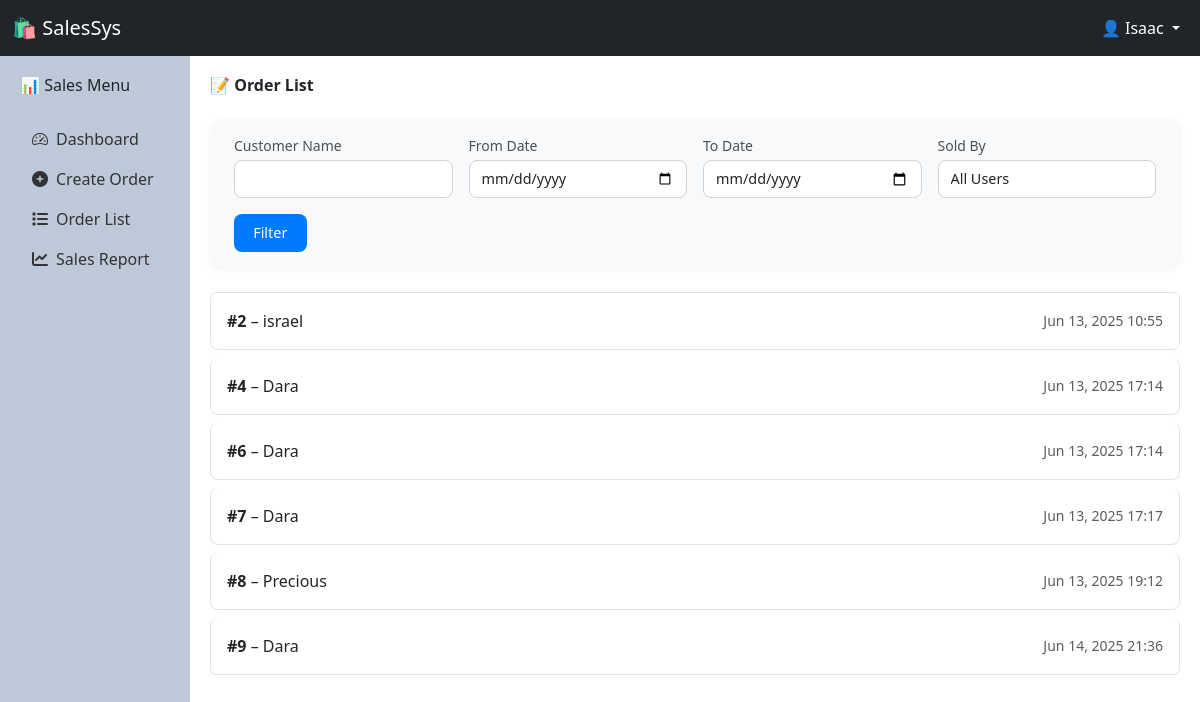
The page /sale/orders/ (signed in) on the database its author committed.
### core/models.py (models this page shows, shortened)
class CustomUser(AbstractUser):
    ROLE_CHOICES = (
        ('admin_panel', 'Administrator'),
        ('storekeeper', 'Store Keeper'),
        ('salesperson', 'Sales Person')
    )
    role = models.CharField(max_length=40, choices=ROLE_CHOICES)
    def is_salesperson(self):
        return self.role == 'salesperson'

### sales/models.py (models this page shows, shortened)
class Order(models.Model):
    customer_name = models.CharField(max_length=200)
    sold_by = models.ForeignKey(settings.AUTH_USER_MODEL, on_delete=models.SET_NULL, null=True)
    created_at = models.DateTimeField(auto_now_add=True)

### sales/views.py (the view)
# urls.py: path('order', views.order_list, name='list'),
@login_required
@user_passes_test(is_salesperson)
def order_list(request):
    orders = Order.objects.all().select_related('sold_by')
    customer = request.GET.get('customer')
    start_date = request.GET.get('start_date')
    end_date = request.GET.get('end_date')
    user_id = request.GET.get('user')
    if customer:
        orders = orders.filter(customer_name__icontains=customer)
    if start_date:
        orders = orders.filter(created_at__date__gte=start_date)
    if end_date:
        orders = orders.filter(created_at__date__lte=end_date)
    if user_id:
        orders = orders.filter(sold_by_id=user_id)
    users = User.objects.all()
    return render(request, 'sales/order_list.html', {
        'orders': orders,
        'users': users
    })

### sales/views.py (called while the page is built)
def is_salesperson(user):
    return user.is_authenticated and user.is_salesperson()

### sales/templates/sales/order_list.html (shortened to what this page needs)
{% extends 'sale_base.html' %}
{% block content %}
<div class="order-list-container">
    <h3 class="mb-4 fw-bold">📝 Order List</h3>
    <form method="get" class="filter-form">
        <div class="form-group">
            <label for="customer">Customer Name</label>
            <input type="text" id="customer" name="customer" class="form-control"
                   value="{{ request.GET.customer }}">
        </div>
        <div class="form-group">
            <label for="start_date">From Date</label>
            <input type="date" id="start_date" name="start_date" class="form-control"
                   value="{{ request.GET.start_date }}">
        </div>
        <div class="form-group">
            <label for="end_date">To Date</label>
            <input type="date" id="end_date" name="end_date" class="form-control"
                   value="{{ request.GET.end_date }}">
        </div>
        <div class="form-group">
            <label for="user">Sold By</label>
            <select name="user" id="user" class="form-control">
                <option value="">All Users</option>
            </select>
        </div>
        <div class="form-group">
            <button type="submit" class="filter-btn">Filter</button>
        </div>
    </form>
    {% if orders %}
        <div class="list-group">
            {% for order in orders %}
                <a href="{% url 'detail' order.id %}" class="list-group-item list-group-item-action">
                    <div>
                        <strong class="order-id">#{{ order.id }}</strong> – {{ order.customer_name }}
                    </div>
                    <div class="text-muted small">{{ order.created_at|date:"M d, Y H:i" }}</div>
                </a>
            {% endfor %}
        </div>
    {% else %}
        <div class="no-orders">
            No orders found.
        </div>
    {% endif %}
</div>
{% endblock %}

### templates/sale_base.html (shortened to what this page needs)
<!DOCTYPE html>
<html lang="en">
<head>
    {% load static %}
    <link href="https://cdn.jsdelivr.net/npm/bootstrap@5.3.0/dist/css/bootstrap.min.css" rel="stylesheet">
    <link href="https://cdnjs.cloudflare.com/ajax/libs/font-awesome/6.4.0/css/all.min.css" rel="stylesheet">
    <link href="https://cdnjs.cloudflare.com/ajax/libs/toastr.js/latest/toastr.min.css" rel="stylesheet">
    <link rel="stylesheet" href="{% static 'css/sale.css' %}">
    <link href="https://cdn.jsdelivr.net/npm/tailwindcss@2.2.19/dist/tailwind.min.css" rel="stylesheet">
    <link rel="stylesheet" href="https://cdn.jsdelivr.net/npm/bootstrap-icons@1.13.1/font/bootstrap-icons.min.css">
</head>
<body>
<nav class="navbar navbar-expand-lg navbar-dark bg-dark fixed-top">
    <div class="container-fluid">
        <a class="navbar-brand" href="{% url 'create_order' %}">🛍️ SalesSys</a>
        <div class="collapse navbar-collapse justify-content-end" id="navbarContent">
            <ul class="navbar-nav mb-2 mb-lg-0">
                {% if request.user.is_authenticated %}
                    <li class="nav-item dropdown">
                        <a class="nav-link dropdown-toggle text-white" href="#" id="userDropdown" role="button" data-bs-toggle="dropdown">
                            👤 {{ request.user.username }}
                        </a>
                    </li>
                {% else %}
                    <li class="nav-item">
                        <a class="nav-link" href="{% url 'login' %}">Login</a>
                    </li>
                    <li class="nav-item">
                    </li>
                {% endif %}
            </ul>
        </div>
    </div>
</nav>
<div class="d-flex">
    <div class="sidebar">
        <h5 class="mb-4">📊 Sales Menu</h5>
        <ul class="nav flex-column">
            <li class="nav-item">
                <a href="{% url 'dashboard_sale' %}" class="nav-link">
                    <i class="bi bi-speedometer2 me-2"></i>Dashboard
                </a>
            </li>
            <li class="nav-item">
                <a href="{% url 'create_order' %}" class="nav-link">
                    <i class="fas fa-plus-circle me-2"></i>Create Order
                </a>
            </li>
            <li class="nav-item">
                <a href="{% url 'order_list' %}" class="nav-link">
                    <i class="fas fa-list me-2"></i>Order List
                </a>
            </li>
            <li class="nav-item">
                <a href="{% url 'sales_report' %}" class="nav-link">
                    <i class="fas fa-chart-line me-2"></i>Sales Report
                </a>
            </li>
        </ul>
    </div>
    <div class="content w-100">
        {% block content %}{% endblock %}
    </div>
</div>
</body>
</html>

### static/css/sale.css (style rules this page uses)
*, *::before, *::after { box-sizing: border-box; }
body { padding-top: 56px; margin: 0; font-family: 'Segoe UI', Tahoma, Geneva, Verdana, sans-serif; }
.sidebar { height: calc(100vh - 56px); width: 190px; background-color: #bdc9d9; padding: 20px; position: fixed; top: 56px; left: 0; z-index: 1000; overflow-y: auto; }
.content { margin-left: 190px; padding: 20px; }
.nav-link { font-weight: 500; color: #333; padding: 8px 12px; display: block; transition: background-color 0.2s ease; text-decoration: none; }

### sales/templates/sales/order_list.html (style rules this page uses)
.filter-form { background-color: #f8f9fa; border-radius: 12px; padding: 1rem 1.5rem; margin-bottom: 1.5rem; display: flex; flex-wrap: wrap; gap: 1rem; align-items: end; box-shadow: 0 2px 6px rgba(0, 0, 0, 0.05); }
.filter-form .form-group { flex: 1; min-width: 180px; }
.filter-form label { font-size: 0.875rem; color: #495057; margin-bottom: 0.25rem; display: block; }
.filter-form input, .filter-form select { font-size: 0.9rem; border: 1px solid #ced4da; border-radius: 8px; padding: 0.45rem 0.75rem; width: 100%; transition: border-color 0.2s ease-in-out; }
.filter-form .filter-btn { background-color: #007bff; color: #fff; border: none; border-radius: 8px; padding: 0.5rem 1.2rem; font-size: 0.9rem; cursor: pointer; transition: background-color 0.2s ease; }
.list-group-item { display: flex; justify-content: space-between; align-items: center; padding: 1rem; border: 1px solid #e3e3e3; border-radius: 8px; margin-bottom: 0.5rem; background: #ffffff; transition: all 0.2s ease-in-out; }

### rows shown on the page
CustomUser: user.username "Isaac"
Order: id "2", customer_name "israel", created_at "Jun 13, 2025 10:55"
Order: id "4", customer_name "Dara", created_at "Jun 13, 2025 17:14"
Order: id "6", customer_name "Dara", created_at "Jun 13, 2025 17:14"
Order: id "7", customer_name "Dara", created_at "Jun 13, 2025 17:17"
Order: id "8", customer_name "Precious", created_at "Jun 13, 2025 19:12"
Order: id "9", customer_name "Dara", created_at "Jun 14, 2025 21:36"
